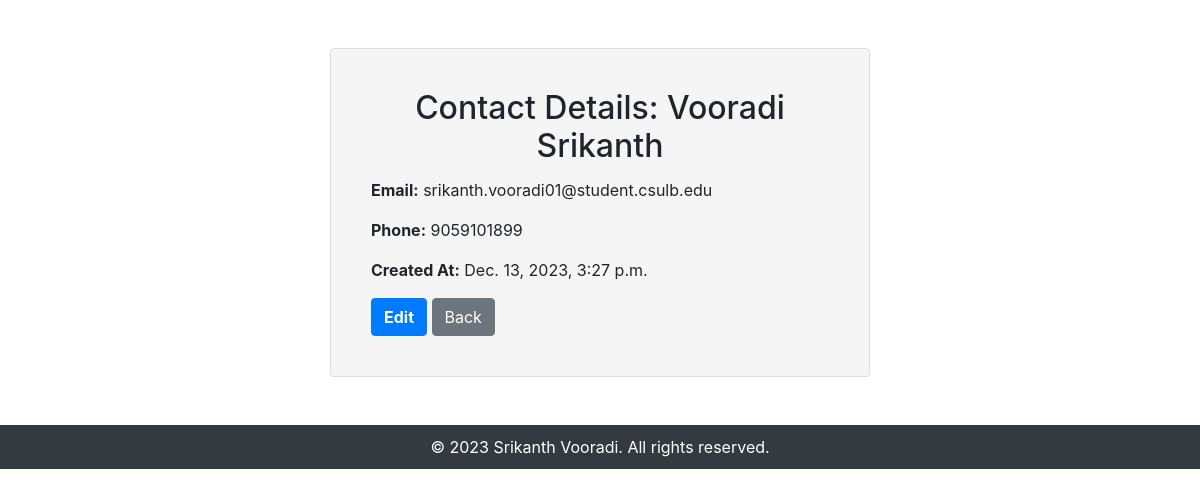
Page /64/ on the committed database.
### ReachOutMe/models.py (models this page shows, shortened)
class Contact(models.Model):
    name = models.CharField(max_length=100)
    email = models.EmailField()
    phone = models.CharField(max_length=10, blank=True)
    notes = models.TextField(blank=True)
    created_at = models.DateTimeField(default=timezone.now)
    class Meta:
        ordering = ['name']

### ReachOutMe/views.py (the view)
# urls.py: path(r'<int:pk>/', views.contact_detail, name='contact_detail'),
def contact_detail(request, pk):
    contact = get_object_or_404(Contact, pk=pk)
    return render(request, 'ReachOutMe/contact_detail.html', {'contact': contact})

### ReachOutMe/templates/ReachOutMe/contact_detail.html (shortened to what this page needs)
{% block content %}
<link rel="stylesheet" href="https://maxcdn.bootstrapcdn.com/bootstrap/4.5.2/css/bootstrap.min.css">
<div class="container mt-5">
    <div class="row justify-content-center">
        <div class="col-lg-6">
            <div class="card custom-card">
                <div class="card-body">
                    <h2 class="card-title text-center">Contact Details: {{ contact.name }}</h2>
                    <div class="contact-info">
                        <p><strong>Email:</strong> {{ contact.email }}</p>
                        <p><strong>Phone:</strong> {{ contact.phone }}</p>
                        <p><strong>Created At:</strong> {{ contact.created_at }}</p>
                    </div>
                    <div class="action-buttons mt-3">
                        <a href="{% url 'ReachOutMe:contact_update' contact.pk %}" class="btn btn-primary custom-btn-primary">Edit</a>
                        <a href="{% url 'ReachOutMe:contact_list' %}" class="btn btn-secondary custom-btn-secondary">Back</a>
                    </div>
                </div>
            </div>
        </div>
    </div>
</div>
<footer class="footer mt-5 custom-footer text-center">
    &copy; 2023 Srikanth Vooradi. All rights reserved.
</footer>
{% endblock %}

### ReachOutMe/templates/ReachOutMe/contact_detail.html (style rules this page uses)
.custom-card { background-color: #f5f5f5; border: 1px solid #ddd; padding: 20px; }
.custom-btn-primary { background-color: #007bff; color: #fff; font-weight: bold; }
.custom-btn-secondary { background-color: #6c757d; color: #fff; }
.custom-footer { background-color: #343a40; color: #fff; padding: 10px 0; }

### rows in the picture
Contact: name "Vooradi Srikanth", email "srikanth.vooradi01@student.csulb.edu", phone "9059101899", created_at "Dec. 13, 2023, 3:27 p.m."
